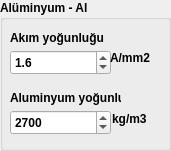
     <widget class="QGroupBox" name="groupBox_53">
      <property name="geometry">
       <rect>
        <x>180</x>
        <y>10</y>
        <width>171</width>
        <height>151</height>
       </rect>
      </property>
      <property name="sizePolicy">
       <sizepolicy hsizetype="Preferred" vsizetype="Preferred">
        <horstretch>0</horstretch>
        <verstretch>0</verstretch>
       </sizepolicy>
      </property>
      <property name="font">
       <font>
        <weight>75</weight>
        <bold>true</bold>
       </font>
      </property>
      <property name="title">
       <string>Alüminyum - Al</string>
      </property>
      <widget class="QLabel" name="label_85">
       <property name="geometry">
        <rect>
         <x>10</x>
         <y>30</y>
         <width>111</width>
         <height>16</height>
        </rect>
       </property>
       <property name="text">
        <string>Akım yoğunluğu</string>
       </property>
       <property name="textFormat">
        <enum>Qt::RichText</enum>
       </property>
       <property name="scaledContents">
        <bool>false</bool>
       </property>
      </widget>
      <widget class="QDoubleSpinBox" name="doubleSpinBox_62">
       <property name="geometry">
        <rect>
         <x>10</x>
         <y>50</y>
         <width>101</width>
         <height>25</height>
        </rect>
       </property>
       <property name="decimals">
        <number>1</number>
       </property>
       <property name="value">
        <double>1.600000000000000</double>
       </property>
      </widget>
      <widget class="QLabel" name="label_86">
       <property name="geometry">
        <rect>
         <x>10</x>
         <y>90</y>
         <width>111</width>
         <height>16</height>
        </rect>
       </property>
       <property name="text">
        <string>Aluminyum yoğunluğu</string>
       </property>
       <property name="textFormat">
        <enum>Qt::RichText</enum>
       </property>
       <property name="scaledContents">
        <bool>false</bool>
       </property>
      </widget>
      <widget class="QDoubleSpinBox" name="doubleSpinBox_63">
       <property name="geometry">
        <rect>
         <x>10</x>
         <y>110</y>
         <width>101</width>
         <height>25</height>
        </rect>
       </property>
       <property name="decimals">
        <number>0</number>
       </property>
       <property name="maximum">
        <double>99999.000000000000000</double>
       </property>
       <property name="value">
        <double>2700.000000000000000</double>
       </property>
      </widget>
      <widget class="QLabel" name="label_90">
       <property name="geometry">
        <rect>
         <x>110</x>
         <y>50</y>
         <width>51</width>
         <height>16</height>
        </rect>
       </property>
       <property name="text">
        <string>A/mm2</string>
       </property>
       <property name="textFormat">
        <enum>Qt::RichText</enum>
       </property>
       <property name="scaledContents">
        <bool>false</bool>
       </property>
      </widget>
      <widget class="QLabel" name="label_89">
       <property name="geometry">
        <rect>
         <x>112</x>
         <y>111</y>
         <width>51</width>
         <height>16</height>
        </rect>
       </property>
       <property name="text">
        <string>kg/m3</string>
       </property>
       <property name="textFormat">
        <enum>Qt::RichText</enum>
       </property>
       <property name="scaledContents">
        <bool>false</bool>
       </property>
      </widget>
     </widget>
